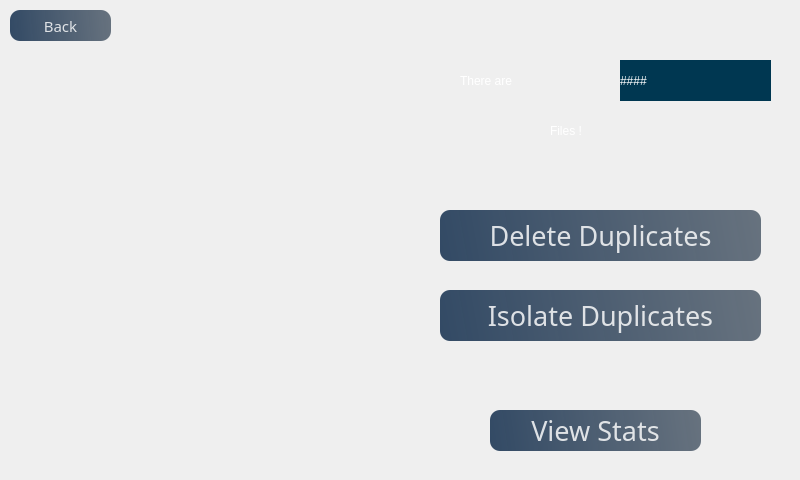
    <widget class="QWidget" name="duplicates_page">
     <widget class="QLabel" name="label_10">
      <property name="geometry">
       <rect>
        <x>460</x>
        <y>60</y>
        <width>191</width>
        <height>41</height>
       </rect>
      </property>
      <property name="styleSheet">
       <string notr="true">
color: rgb(255, 255, 255);
font: 63 24pt &quot;Open Sans Semibold&quot;;</string>
      </property>
      <property name="text">
       <string>There are</string>
      </property>
     </widget>
     <widget class="QLabel" name="files_num">
      <property name="geometry">
       <rect>
        <x>620</x>
        <y>60</y>
        <width>151</width>
        <height>41</height>
       </rect>
      </property>
      <property name="styleSheet">
       <string notr="true">color: rgb(255, 255, 255);
font: 63 24pt &quot;Open Sans Semibold&quot;;
background-color: rgb(0, 55, 81);</string>
      </property>
      <property name="text">
       <string>####</string>
      </property>
     </widget>
     <widget class="QLabel" name="label_11">
      <property name="geometry">
       <rect>
        <x>550</x>
        <y>110</y>
        <width>101</width>
        <height>41</height>
       </rect>
      </property>
      <property name="styleSheet">
       <string notr="true">
color: rgb(255, 255, 255);
font: 63 24pt &quot;Open Sans Semibold&quot;;</string>
      </property>
      <property name="text">
       <string>Files !</string>
      </property>
     </widget>
     <widget class="QPushButton" name="delete_button">
      <property name="geometry">
       <rect>
        <x>440</x>
        <y>210</y>
        <width>321</width>
        <height>51</height>
       </rect>
      </property>
      <property name="font">
       <font>
        <family>Unispace</family>
        <pointsize>20</pointsize>
        <weight>9</weight>
        <italic>false</italic>
        <bold>false</bold>
       </font>
      </property>
      <property name="styleSheet">
       <string notr="true">QPushButton#delete_button{ 
font: 75 20pt &quot;Unispace&quot;;
  background-color: qlineargradient(spread:pad, x1:0, y1:0.505682, x2:1, y2:0.477, stop:0 rgba(20, 47, 78, 219), stop:1 rgba(85, 98, 112, 226));
  color:rgba(255,255,255,210);
  border-radius:10px;
}

QPushButton#delete_button:hover{ 
 background-color: qlineargradient(spread:pad, x1:0, y1:0.505682, x2:1, y2:0.477, stop:0 rgba(40, 67, 98, 219), stop:1 rgba(105, 118, 132, 226));
}

QPushButton#delete_button:pressed{
  padding-left:5px;
   padding-top:5px;
   background-color:rgba(105, 118, 132, 200);
}
</string>
      </property>
      <property name="text">
       <string>Delete Duplicates</string>
      </property>
     </widget>
     <widget class="QPushButton" name="stats_button">
      <property name="geometry">
       <rect>
        <x>490</x>
        <y>410</y>
        <width>211</width>
        <height>41</height>
       </rect>
      </property>
      <property name="font">
       <font>
        <family>Unispace</family>
        <pointsize>20</pointsize>
        <weight>9</weight>
        <italic>false</italic>
        <bold>false</bold>
       </font>
      </property>
      <property name="styleSheet">
       <string notr="true">QPushButton#stats_button{ 
font: 75 20pt &quot;Unispace&quot;;
  background-color: qlineargradient(spread:pad, x1:0, y1:0.505682, x2:1, y2:0.477, stop:0 rgba(20, 47, 78, 219), stop:1 rgba(85, 98, 112, 226));
  color:rgba(255,255,255,210);
  border-radius:10px;
}

QPushButton#stats_button:hover{ 
 background-color: qlineargradient(spread:pad, x1:0, y1:0.505682, x2:1, y2:0.477, stop:0 rgba(40, 67, 98, 219), stop:1 rgba(105, 118, 132, 226));
}

QPushButton#stats_button:pressed{
  padding-left:5px;
   padding-top:5px;
   background-color:rgba(105, 118, 132, 200);
}
</string>
      </property>
      <property name="text">
       <string>View Stats</string>
      </property>
     </widget>
     <widget class="QLabel" name="main_frame3">
      <property name="geometry">
       <rect>
        <x>0</x>
        <y>0</y>
        <width>791</width>
        <height>471</height>
       </rect>
      </property>
      <property name="styleSheet">
       <string notr="true">border-image: url(:/images/3648482.png);
border-radius:20px;</string>
      </property>
      <property name="text">
       <string/>
      </property>
     </widget>
     <widget class="QPushButton" name="dup_back_button">
      <property name="geometry">
       <rect>
        <x>10</x>
        <y>10</y>
        <width>101</width>
        <height>31</height>
       </rect>
      </property>
      <property name="font">
       <font>
        <family>Unispace</family>
        <pointsize>11</pointsize>
        <weight>9</weight>
        <italic>false</italic>
        <bold>false</bold>
       </font>
      </property>
      <property name="styleSheet">
       <string notr="true">QPushButton#dup_back_button{ 
font: 75 11pt &quot;Unispace&quot;;
  background-color: qlineargradient(spread:pad, x1:0, y1:0.505682, x2:1, y2:0.477, stop:0 rgba(20, 47, 78, 219), stop:1 rgba(85, 98, 112, 226));
  color:rgba(255,255,255,210);
  border-radius:10px;
}

QPushButton#dup_back_button:hover{ 
 background-color: qlineargradient(spread:pad, x1:0, y1:0.505682, x2:1, y2:0.477, stop:0 rgba(40, 67, 98, 219), stop:1 rgba(105, 118, 132, 226));
}

QPushButton#dup_back_button:pressed{
  padding-left:5px;
   padding-top:5px;
   background-color:rgba(105, 118, 132, 200);
}
</string>
      </property>
      <property name="text">
       <string>Back</string>
      </property>
     </widget>
     <widget class="QPushButton" name="isolate_button">
      <property name="geometry">
       <rect>
        <x>440</x>
        <y>290</y>
        <width>321</width>
        <height>51</height>
       </rect>
      </property>
      <property name="font">
       <font>
        <family>Unispace</family>
        <pointsize>20</pointsize>
        <weight>9</weight>
        <italic>false</italic>
        <bold>false</bold>
       </font>
      </property>
      <property name="styleSheet">
       <string notr="true">QPushButton#isolate_button{ 
font: 75 20pt &quot;Unispace&quot;;
  background-color: qlineargradient(spread:pad, x1:0, y1:0.505682, x2:1, y2:0.477, stop:0 rgba(20, 47, 78, 219), stop:1 rgba(85, 98, 112, 226));
  color:rgba(255,255,255,210);
  border-radius:10px;
}

QPushButton#isolate_button:hover{ 
 background-color: qlineargradient(spread:pad, x1:0, y1:0.505682, x2:1, y2:0.477, stop:0 rgba(40, 67, 98, 219), stop:1 rgba(105, 118, 132, 226));
}

QPushButton#isolate_button:pressed{
  padding-left:5px;
   padding-top:5px;
   background-color:rgba(105, 118, 132, 200);
}
</string>
      </property>
      <property name="text">
       <string>Isolate Duplicates</string>
      </property>
     </widget>
     <zorder>main_frame3</zorder>
     <zorder>label_10</zorder>
     <zorder>stats_button</zorder>
     <zorder>files_num</zorder>
     <zorder>delete_button</zorder>
     <zorder>label_11</zorder>
     <zorder>dup_back_button</zorder>
     <zorder>isolate_button</zorder>
    </widget>
